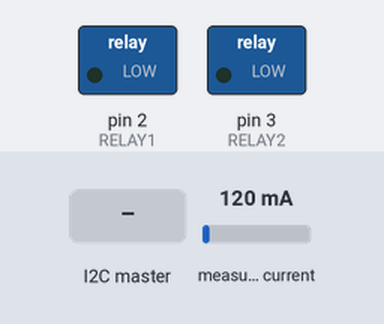
Bench run of a sketch on a simulated Arduino Uno, built with avr-gcc and run on an emulated ATmega328P. Parts: switched loads named in the sketch (green lamp = pin HIGH). The test bench sets the inputs (shaded band); at power-on: measured current 120 mA.

Above: at 1.2 s.
1.3 s: the I2C master sends the byte 0
At 2.3 s:
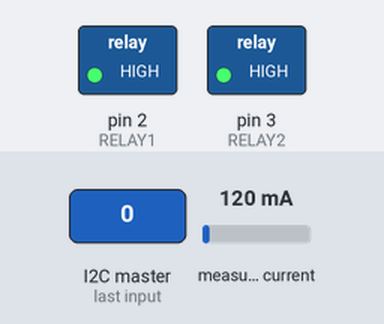
2.8 s: the I2C master sends the byte 1
At 3.4 s:
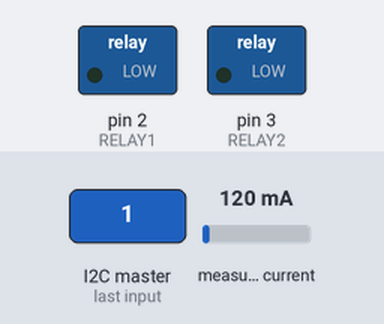
Timing chart, 0 to 5.8 s (numbered marks = the images above; inputs shaded):
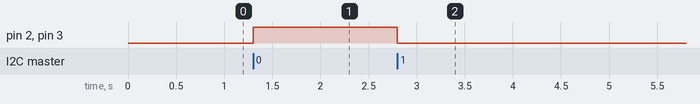

The sketch:

I2C_Peripheral.ino
```cpp
#include <Wire.h>
#include <ACS712.h>

#define FREQUENCY_HZ    5
#define INTERVAL_MS     (1000 / (FREQUENCY_HZ + 1))

#define RELAY1          2
#define RELAY2          3

int x = 0;

static unsigned long last_interval_ms = 0;

ACS712  ACS(A0, 5.0, 1023, 66);

static union FloatI2C
{
	float m_float;
	uint8_t m_bytes[sizeof(float)];
} data;

void setup() {
  // Serial.begin(115200);
  uint16_t average = (ACS.getMinimum(20) + ACS.getMaximum(20)) / 2;
  ACS.setMidPoint(average);

  pinMode (RELAY1,OUTPUT);
  pinMode (RELAY2,OUTPUT);
  // Start the I2C Bus as Slave on address 0x9a
  Wire.begin(0x9a);
  // Attach a function to trigger when something is received
  Wire.onReceive(receiveEvent);
  Wire.onRequest(requestEvent);
  digitalWrite(RELAY1,LOW);
  digitalWrite(RELAY2,LOW);
}

void receiveEvent(int bytes) {
  x = Wire.read();    // read one character from the I2C
  if (x == 0) {
    digitalWrite(RELAY1,HIGH);
    digitalWrite(RELAY2,HIGH);
  }
  else if (x == 1) {
    digitalWrite(RELAY1,LOW);
    digitalWrite(RELAY2,LOW);
  }
}

void requestEvent(int bytes) {
  Wire.write(data.m_bytes,4);
}

void loop() {
  if (millis() > last_interval_ms + INTERVAL_MS) {
        last_interval_ms = millis();
        float mA = ACS.mA_AC(50,10);
        data.m_float = mA;
        //Serial.println(mA);
  }
}
```

Measured:
- after the input at 1.3 s, pin 2 (RELAY1), pin 3 (RELAY2): LOW → HIGH at once
- after the input at 2.8 s, pin 2 (RELAY1), pin 3 (RELAY2): HIGH → LOW at once
